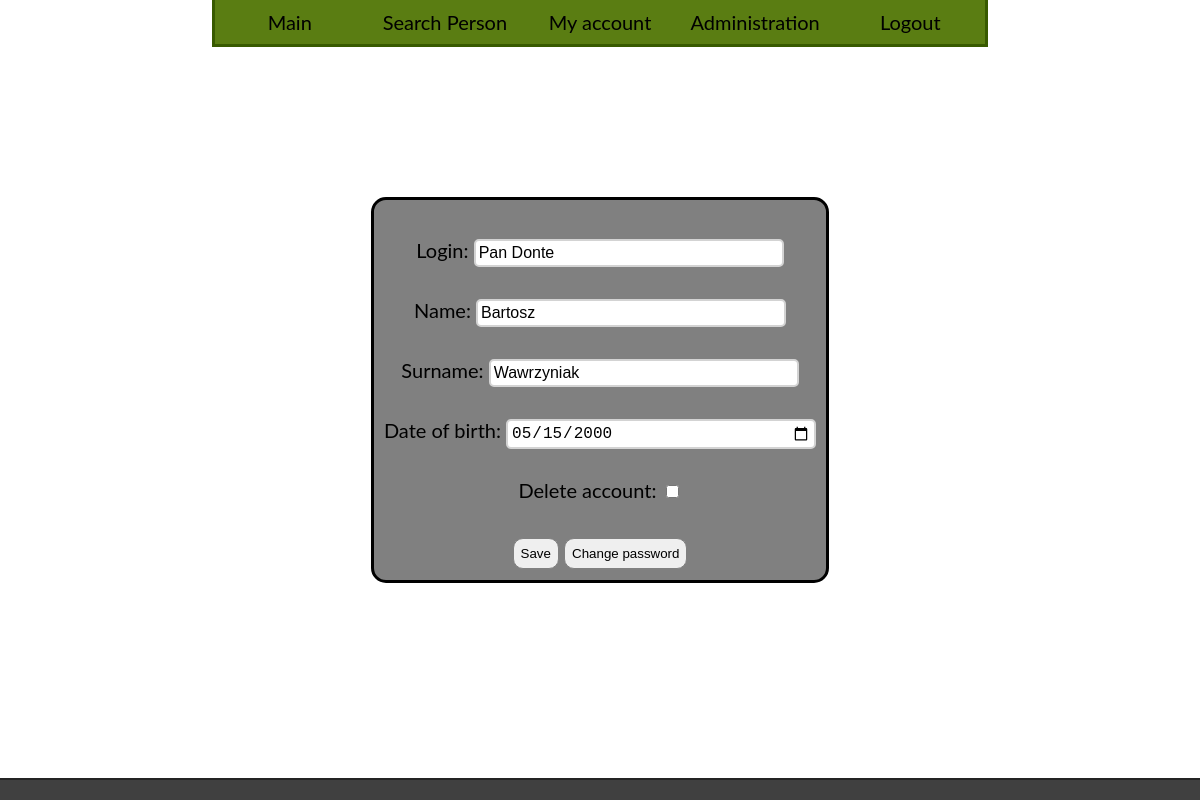
Page /users/detail/ (signed in) on the committed database.
### users/models.py (models this page shows)
class User(AbstractBaseUser):
    login = models.CharField(max_length=30, unique=True)
    name = models.CharField(max_length=20)
    surname = models.CharField(max_length=30)
    date_of_birth = models.DateField()
    role_id = models.ForeignKey(Role, on_delete=models.SET_NULL, null=True)
    is_deleted = models.BooleanField(default=False)
    objects = BaseUserManager()
    REQUIRED_FIELDS = ['name', 'surname', 'date_of_birth', 'role_id']
    USERNAME_FIELD = 'login'
    def is_super_user(self):
        return self.role_id.role_name == 'admin'

### users/views.py (the view, shortened to what this page needs)
class DetailView(LoginRequiredMixin, View):
    login_url = 'users:login'
    redirect_field_name = 'redirect'
    change_form = modelform_factory(User, form=UserForm, exclude=('password', 'role_id', 'id'))
    template = 'users/detail.html'
    def get(self, request):
        return render(request, self.template, {'title': 'Account', 'form': self.change_form(instance=request.user)})

### templates/users/detail.html (shortened to what this page needs)
{% extends 'base.html' %}
{% load static %}
{% block link %}
    <link rel="stylesheet" type="text/css" href="{% static 'users/login.css' %}">
{% endblock %}
{% block content %}
    <div style="height: 150px"></div>
    <form method="post">
        {{ form.as_p }}
        <input type="submit" value="Save" name="save">
        <a href="{% url 'users:password' %}"><input type="button" value="Change password"></a>
    </form>
{% endblock %}

### static/style.css (style rules this page uses)
body, html { margin: 0; height: 100%; font-size: 20px; font-family: 'Lato', sans-serif; }
a:link, a:visited { text-decoration: none; color: black; }

### static/users/login.css (style rules this page uses)
form { margin: 0 auto 0; background-color: grey; width: fit-content; border: solid black 3px; padding: 10px; border-radius: 15px; text-align: center; line-height: 40px; }
input[type=password], input[type=text], input[type=date] { border: lightgrey solid 2px; font-size: 16px; border-radius: 5px; padding: 3px; width: 300px; }
input[type=submit], input[type=button] { border-radius: 10px; border: gray solid 1px; padding: 7px; }

### rows in the picture
User: login "Pan Donte", name "Bartosz", surname "Wawrzyniak", date_of_birth "05/15/2000"
